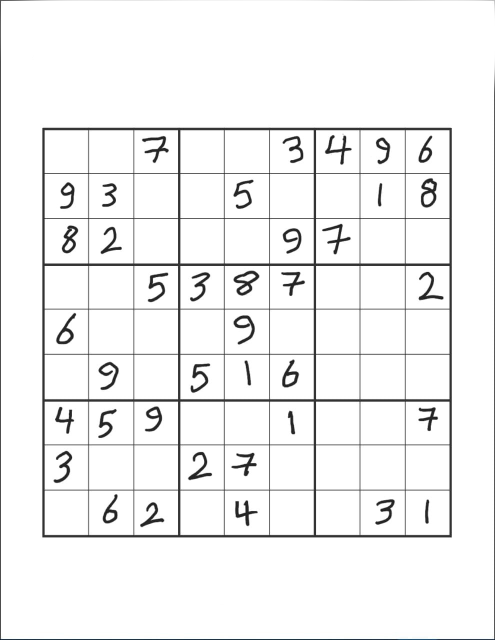
#> input picture success/special_01.jpg, 990 x 1280 px (shown at 1/2 size)
$ jupyter execute --allow-errors main.ipynb
#> lines starting #> are read from the running program, lines starting #| are printed output that depends on the picture; after the words box and inside, x2 and y2 are one past the last pixel; in counts of white or black regions, pixels touching at a corner belong together
[cell 1]
import cv2
import numpy as np
import skimage.io as io
import matplotlib.pyplot as plt
from skimage.color import rgb2gray
from skimage.morphology import binary_erosion, binary_dilation, binary_closing,skeletonize, thin
from skimage.measure import find_contours
from skimage.draw import rectangle
from scipy.signal import find_peaks
from skimage.feature import canny
import os
from itertools import combinations


from sklearn.neighbors import KNeighborsClassifier
from sklearn.neural_network import MLPClassifier
import tensorflow as tf
from tensorflow.keras.datasets import mnist
from sklearn import svm
import skimage as sk
import numpy as np
import argparse
import imutils
import pandas as panda
import random
from sklearn.model_selection import train_test_split
from skimage import transform
from skimage import morphology
from skimage import img_as_ubyte

from skimage import  measure
from skimage.morphology import binary_erosion, binary_dilation, binary_closing,skeletonize, thin, square

from skimage.filters import threshold_minimum
from skimage import filters

from skimage.segmentation import flood_fill

from PIL import Image

[cell 2]
path_to_dataset = r'digits_dataset'
target_img_size = (32, 32)
random_seed = 42
random.seed(random_seed)
np.random.seed(random_seed)

[cell 3]
def cleanImage(image, label = ""):
    # threshold = sk.filters.threshold_otsu(image)
    threshold = 0
    try:
        image = sk.transform.resize(image, target_img_size, mode='reflect', anti_aliasing=True)
    except:
        image = sk.transform.resize(image, target_img_size, mode='reflect', anti_aliasing=False)
    # print(np.histogram(image.flatten()))
    if np.max(image) <= 1 and threshold > 1:
        threshold = threshold / 255


    image[image > threshold] = 1
    image[image <= threshold] = 0

    # [10 lines of commented-out code are left out]


    return image

[cell 4]
def extract_hog_features(img):

    if img.dtype != np.uint8:
        img = np.uint8(img)

    win_size = (16, 16)
    cell_size = (4, 4)
    block_size_in_cells = (2, 2)

    block_size = (block_size_in_cells[1] * cell_size[1], block_size_in_cells[0] * cell_size[0])
    block_stride = (cell_size[1], cell_size[0])
    nbins = 9  # Number of orientation bins
    hog = cv2.HOGDescriptor(win_size, block_size, block_stride, cell_size, nbins)
    h = hog.compute(img)
    h = h.flatten()
    return h.flatten()

[cell 5]
def extract_features(img):
    # if random.random() > 0.9:
    #     sk.io.imshow(img)
    #     sk.io.show()
    cleanedImage = cleanImage(img)
    return extract_hog_features(cleanedImage)

[cell 6]
def load_TMNIST_dataset(feature_set='hog'):
    data = panda.read_csv("./TMNIST_Data.csv")
    data = data.drop("names",axis=1).values
    images = data[:,1:]
    labels = data[:,0]

    features = []
    filtered_labels = []
    for i in range(len(images)):
        if labels[i] == 0:
            continue
        features.append(extract_features(np.reshape(images[i] / 255,(28,28))))
        filtered_labels.append(labels[i])
    return features,filtered_labels

[cell 7]
# [19 lines left out: function load_local_dataset, not called in this run]

[cell 8]
# [21 lines left out: function load_dataset, not called in this run]

[cell 9]
classifier = KNeighborsClassifier(n_neighbors=5)

# from sklearn.svm import SVC
# classifier = SVC(kernel='linear')

[cell 10]
# [10 lines left out: function train_model, not called in this run]

#> (a cell that did not finish here is left out)

#> (a cell that did not finish here is left out)

[cell 13]
def getNumberFromImage(img):
    # img = binary_erosion(img,square(3))
    img = cleanImage(img)
    sk.io.imshow(img)
    result = classifier.predict([extract_features(img)])
    # print(result)
    plt.title(result)
    sk.io.show()
    return result[0]

[cell 14]
def show_images(images,titles=None):
    #This function is used to show image(s) with titles by sending an array of images and an array of associated titles.
    # images[0] will be drawn with the title titles[0] if exists
    # You aren't required to understand this function, use it as-is.
    n_ims = len(images)
    if titles is None: titles = ['(%d)' % i for i in range(1,n_ims + 1)]
    fig = plt.figure()
    n = 1
    for image,title in zip(images,titles):
        a = fig.add_subplot(1,n_ims,n)
        if image.ndim == 2:
            plt.gray()
        plt.imshow(image)
        a.set_title(title)
        plt.axis('off')
        n += 1
    fig.set_size_inches(np.array(fig.get_size_inches()) * n_ims)
    plt.show()

[cell 15]
# [11 lines left out: function gamma_correction, not called in this run]

[cell 16]
def is_high_brightness(image, threshold=205):

    # Calculate the average brightness
    average_brightness = np.mean(image)

    # Check if the average brightness is above the threshold
    return (average_brightness > threshold and average_brightness < 230 )

[cell 17]
def adjust_brightness_iterative(image, window_size, iterations, step_size):
    # Convert the image to float32 for numerical calculations
    img_float = image.astype(np.float32)

    # Get image dimensions
    height, width = image.shape[:2]

    # Define the step size for moving the window
    step_h, step_w = step_size

    for _ in range(iterations):
        for h in range(0, height - window_size[0] + step_h + 1 , step_h):
            for w in range(0, width - window_size[1] + step_w + 1, step_w):
                # Extract the window
                window = img_float[h:h+window_size[0], w:w+window_size[1]]

                # Compute the average intensity of the window
                avg_intensity = np.mean(window)

                # Adjust the intensity of the entire window
                if (avg_intensity < 50):
                    img_float[h:min(h+window_size[0],height), w:min(w+window_size[1],width)] += 100
                elif (avg_intensity > 230):
                    img_float[h:min(h+window_size[0],height), w:min(w+window_size[1],width)] -= 50
                else:
                    img_float[h:min(h+window_size[0],height), w:min(w+window_size[1],width)] -= 50


    # Clip the values to the valid range [0, 255]
    img_float = np.clip(img_float, 0, 255)

    # Convert the image back to uint8
    result_image = img_float.astype(np.uint8)

    return result_image

[cell 18]
def is_very_high_brightness(image, threshold=230):

    # Calculate the average brightness
    average_brightness = np.mean(image)

    # Check if the average brightness is above the threshold
    return average_brightness > threshold

[cell 19]
# [7 lines left out: function is_low_brightness, not called in this run]

[cell 20]
def calculate_quadrilateral_area(vertices):
    n = len(vertices)
    area = 0.5 * abs(np.dot(vertices[:, 0], np.roll(vertices[:, 1], 1)) - np.dot(vertices[:, 1], np.roll(vertices[:, 0], 1)))
    return area

def find_max_parallelogram(points):
    max_area = 0
    max_parallelogram = []

    # Generate all possible combinations of 4 points
    point_combinations = list(combinations(points, 4))

    for combination in point_combinations:
        p1, p2, p3, p4 = combination
        area = calculate_quadrilateral_area(np.squeeze(np.array([p1, p2, p3, p4]),axis=1))
        if area > max_area:
            max_area = area
            max_parallelogram = [p1, p2, p3, p4]

    return max_parallelogram

[cell 21]
def getRectangleEdges(contour):
    epsilon = 0.04 * cv2.arcLength(contour, True)
    approx_contour = cv2.approxPolyDP(contour, epsilon, True)
    # selected_vertices = approx_contour[:4]
    hull = cv2.convexHull(approx_contour)
    selected_vertices = find_max_parallelogram(hull)
    box = np.int0(selected_vertices)

    # print(len(selected_vertices),len(box),hull)
    if len(box) < 4:
        return None
    # Sort the vertices based on their position in the convex hull
    ordered_box = sorted(box, key=lambda x: (x[0][0], x[0][1]))
    if ordered_box[0][0][1] > ordered_box[1][0][1]:
        ordered_box[0], ordered_box[1] = ordered_box[1], ordered_box[0]
    if ordered_box[2][0][1] > ordered_box[3][0][1]:
        ordered_box[2], ordered_box[3] = ordered_box[3], ordered_box[2]
    if ordered_box[0][0][0] > ordered_box[3][0][0]:
        ordered_box[0], ordered_box[3] = ordered_box[3], ordered_box[0]
    if ordered_box[1][0][0] > ordered_box[2][0][0]:
        ordered_box[0], ordered_box[3] = ordered_box[3], ordered_box[0]

    top_left,top_right, bottom_right, bottom_left = ordered_box
    return [tuple(top_right[0]), tuple(bottom_left[0]), tuple(top_left[0]), tuple(bottom_right[0])]

[cell 22]
def doWork(imgPath):
    # read image
#> called with imgPath = './success/special_01.jpg'
    originalImage = cv2.imread(imgPath)
#> originalImage is the input picture: shape (1280, 990, 3); mean B, G, R 242.3, 242.3, 242.2
    img = cv2.cvtColor(originalImage,cv2.COLOR_BGR2GRAY)
    originalImage = cv2.cvtColor(originalImage,cv2.COLOR_BGR2RGB)
    if is_high_brightness(img):
#> in is_high_brightness, `average_brightness = np.mean(image)`: average_brightness = 242.2
        img = cv2.equalizeHist(img)
        print("high Brightness Detected")
    elif is_very_high_brightness(img):
        adjust_brightness_iterative(img,window_size=(20, 20), iterations=1, step_size=(20, 20))
#> in adjust_brightness_iterative, `step_h, step_w = step_size`: step_h = 20
#> in adjust_brightness_iterative, `img_float = np.clip(img_float, 0, 255)`:
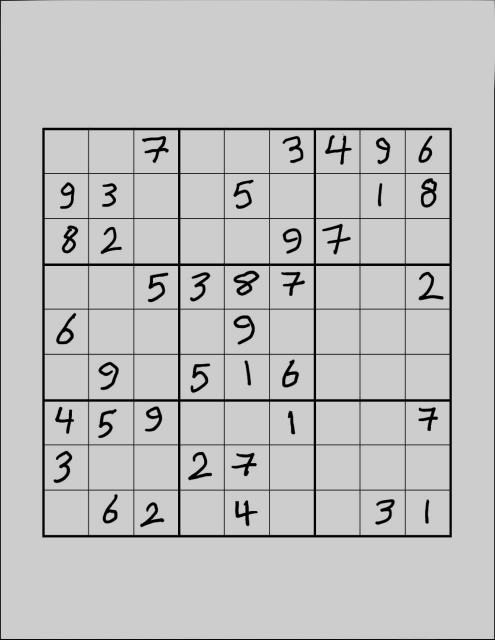
#> img_float: shape (1280, 990) float32 (shown at 1/2 size); min 0, max 205, mean 192.5
    else:
        np.mean(img)
        np.max(img)
        np.min(img)
        np.median(img)
        # print(np.mean(img)/(np.max(img)-np.min(img)))
        gamma = (1.9*np.mean(img)/(np.max(img)-np.min(img)) + 0.1*np.median(img)/(np.max(img)-np.min(img)))/2
        img = gamma_correction(img,gamma)

    # get histogram and find peaks
    hist, bins = np.histogram(img.flatten(), bins=256, range=[0, 256],density=True)
#> hist = 256 values, max 0.881 at index 255, min 0 at index 2, mean 0.00391; bins = 257 values from 0 to 256
    peaks, _ = find_peaks(hist, distance=40,height=0.0005, prominence=0.0001)
#> peaks = [53, 139, 199, 247]

    # [9 lines of commented-out code are left out]
    if(len(peaks)>1):
        binaryThreshold = (peaks[0]+peaks[1]) /2
#> binaryThreshold = 96
    else:
        binaryThreshold = 125
    binary_image = 255 - cv2.threshold(img, binaryThreshold, 255, cv2.THRESH_BINARY)[1]
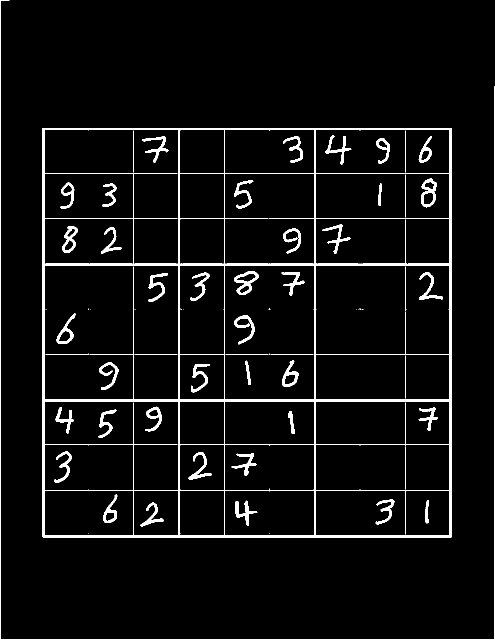
#> binary_image: shape (1280, 990) (shown at 1/2 size); 4.7% white; 74 white regions (21 under 20 px), largest, box (x1, y1, x2, y2) and area: (85, 256, 903, 1075) 32808, (0, 0, 990, 1280) 4384, (468, 542, 518, 590) 853

    # gaussian filter then opening then 2 dilations
    sigma = 1.2
    # binary_image = cv2.GaussianBlur(binary_image,(5,5),sigma)
    kernel1 = np.array([[0,1,1,1,0],[0,1,1,1,0],[0,1,1,1,0],[0,1,1,1,0],[0,1,1,1,0]], np.uint8)
    kernel2 = np.ones((1, 1), np.uint8)
    # binary_image = cv2.morphologyEx(binary_image, cv2.MORPH_OPEN, kernel1,iterations=1)
    # binary_image = cv2.morphologyEx(binary_image, cv2.MORPH_CLOSE, kernel2,iterations=5)
    binary_image = cv2.dilate(binary_image, kernel1,iterations=3)
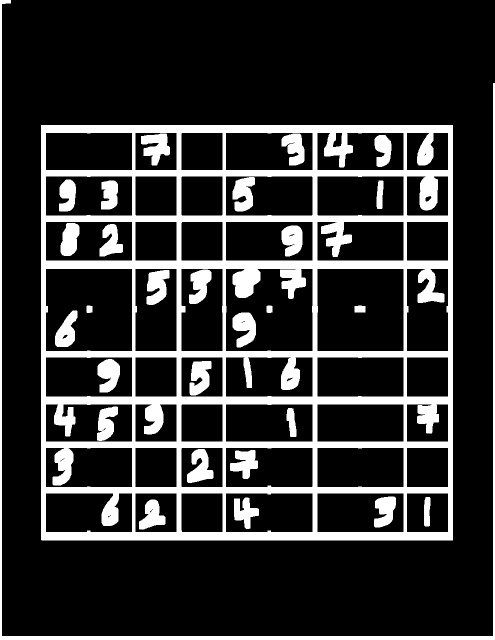
#> binary_image: shape (1280, 990) (shown at 1/2 size); 18.9% white; 29 white regions
    # binary_image = cv2.erode(binary_image, kernel2,iterations=4)

    # binary_image = cv2.morphologyEx(binary_image, cv2.MORPH_OPEN, kernel2,iterations=2)

    contours, _ = cv2.findContours(binary_image, cv2.RETR_EXTERNAL, cv2.CHAIN_APPROX_SIMPLE)
#> contours = 2 contours; box (x1, y1, x2, y2) and area: (82, 250, 906, 1081) 683090, (0, 0, 990, 1280) 14174
    contour_image = cv2.cvtColor(img.copy(),cv2.COLOR_GRAY2BGR)
#> (the rest of the program and of its run is left out)
